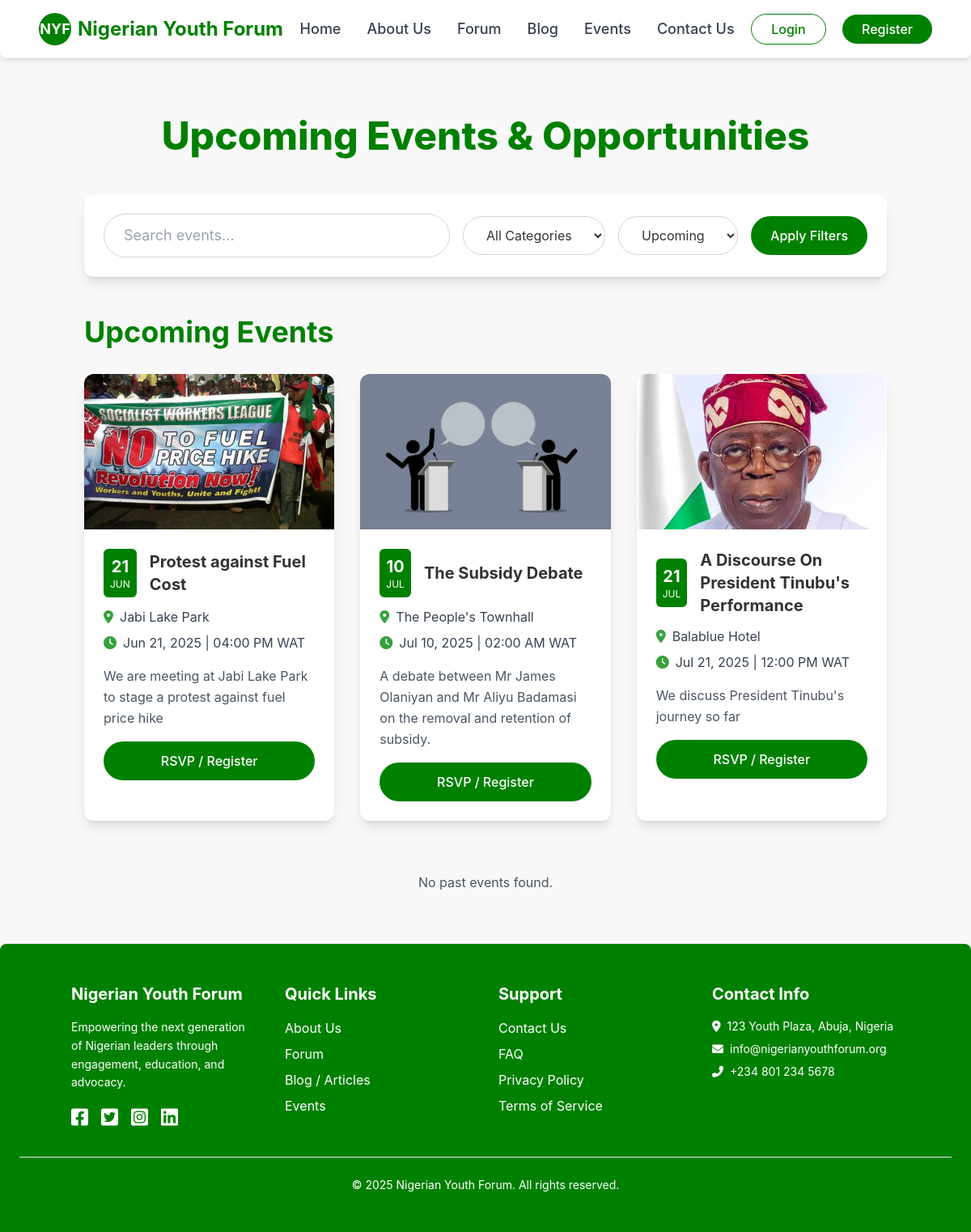
Screenshot of /events/ with the database file from the repository.
### app/models.py (models this page shows, shortened)
class Event(models.Model):
    title = models.CharField(max_length=255)
    description = models.TextField()
    date_time = models.DateTimeField()
    location = models.CharField(max_length=255) # E.g., "Online Webinar (Zoom)", "Abuja Conference Center"
    category = models.CharField(
        max_length=50,
        choices=[
            ('webinar', 'Webinar'),
            ('town_hall', 'Town Hall'),
            ('workshop', 'Workshop'),
            ('conference', 'Conference'),
            ('other', 'Other'),
        ],
        default='other'
    )
    image = models.ImageField(upload_to='events/', blank=True, null=True)
    organizer = models.CharField(max_length=100, blank=True, null=True)
    registration_link = models.URLField(max_length=500, blank=True, null=True)
    created_at = models.DateTimeField(auto_now_add=True)
    updated_at = models.DateTimeField(auto_now=True)
    class Meta:
        ordering = ['date_time'] # Order events by date and time

### app/views.py (the view)
# urls.py: path('events/', views.events_view, name='events'),
def events_view(request):
    upcoming_events = Event.objects.filter(date_time__gte=timezone.now()).order_by('date_time')
    past_events = Event.objects.filter(date_time__lt=timezone.now()).order_by('-date_time')
    query = request.GET.get('q')
    category = request.GET.get('category')
    if query:
        upcoming_events = upcoming_events.filter(title__icontains=query)
        past_events = past_events.filter(title__icontains=query)
    if category and category != 'all':
        upcoming_events = upcoming_events.filter(category=category)
        past_events = past_events.filter(category=category)
    context = {
        'upcoming_events': upcoming_events,
        'past_events': past_events,
        'current_query': query,
        'current_category': category,
        'categories': Event.category.field.choices,
    }
    return render(request, 'app/events.html', context)

### app/templates/app/events.html (shortened to what this page needs)
{% extends 'app/layout.html' %}
{% block content %}
    <div class="container mx-auto px-4 py-16">
        <h1 class="text-5xl font-extrabold text-primary-green text-center mb-12">Upcoming Events & Opportunities</h1>
        <div class="flex flex-col md:flex-row justify-between items-center bg-white rounded-xl shadow-lg p-6 mb-12">
            <form method="get" action="{% url 'events' %}" class="w-full flex flex-col md:flex-row items-center justify-between gap-4">
                <input type="text" name="q" placeholder="Search events..." class="flex-grow px-6 py-3 border border-gray-300 rounded-full focus:outline-none focus:border-primary-green transition-colors text-lg" value="{{ current_query|default:'' }}">
                <select name="category" class="px-6 py-3 border border-gray-300 rounded-full focus:outline-none focus:border-primary-green bg-white text-dark-text">
                    <option value="all">All Categories</option>
                </select>
                <select name="sort" class="px-6 py-3 border border-gray-300 rounded-full focus:outline-none focus:border-primary-green bg-white text-dark-text">
                    <option value="upcoming">Upcoming</option>
                </select>
                <button type="submit" class="bg-primary-green text-white px-6 py-3 rounded-full hover:bg-secondary-green transition-colors font-medium">Apply Filters</button>
            </form>
        </div>
        {% if upcoming_events %}
        <h2 class="text-4xl font-bold text-primary-green mb-8">Upcoming Events</h2>
        <div class="grid grid-cols-1 md:grid-cols-2 lg:grid-cols-3 gap-8 mb-16">
            {% for event in upcoming_events %}
            <div class="bg-white rounded-xl shadow-lg overflow-hidden transform hover:scale-105 transition-transform duration-300">
                {% if event.image %}
                    <img src="{{ event.image.url }}" alt="{{ event.title }} Image" class="w-full h-48 object-cover">
                {% else %}
                    <img src="https://placehold.co/600x300/008000/FFFFFF?text={{ event.title|truncatechars:15 }}" alt="Placeholder" class="w-full h-48 object-cover">
                {% endif %}
                <div class="p-6">
                    <div class="flex items-center mb-3">
                        <div class="bg-primary-green text-white p-2 rounded-md text-center flex-shrink-0">
                            <p class="text-xl font-bold">{{ event.date_time|date:"d" }}</p>
                            <p class="text-xs">{{ event.date_time|date:"M"|upper }}</p>
                        </div>
                        <h3 class="text-xl font-bold text-dark-text ml-4">{{ event.title }}</h3>
                    </div>
                    <p class="text-gray-700 mb-2"><i class="fas fa-map-marker-alt mr-2 text-secondary-green"></i>{{ event.location }}</p>
                    <p class="text-gray-700 mb-4"><i class="fas fa-clock mr-2 text-secondary-green"></i>{{ event.date_time|date:"M d, Y" }} | {{ event.date_time|time:"h:i A" }} WAT</p>
                    <p class="text-gray-600 leading-relaxed mb-4">{{ event.description|truncatechars:100 }}</p>
                    {% if event.registration_link %}
                        <a href="{{ event.registration_link }}" target="_blank" class="bg-primary-green text-white px-6 py-3 rounded-full hover:bg-secondary-green transition-colors font-medium w-full text-center block">RSVP / Register</a>
                    {% else %}
                        <button class="bg-gray-400 text-white px-6 py-3 rounded-full w-full cursor-not-allowed" disabled>Registration Closed</button>
                    {% endif %}
                </div>
            </div>
            {% endfor %}
        </div>
        {% else %}
            <p class="text-center text-gray-600 mb-16">No upcoming events found.</p>
        {% endif %}
        {% if past_events %}
        <h2 class="text-4xl font-bold text-primary-green text-center mb-8 mt-16">Past Events</h2>
        <div class="grid grid-cols-1 md:grid-cols-2 lg:grid-cols-3 gap-8 opacity-60">
            {% for event in past_events %}
            <div class="bg-white rounded-xl shadow-lg overflow-hidden">
                {% if event.image %}
                    <img src="{{ event.image.url }}" alt="{{ event.title }} Image" class="w-full h-48 object-cover">
                {% else %}
                    <img src="https://placehold.co/600x300/CCCCCC/666666?text={{ event.title|truncatechars:15 }}" alt="Placeholder" class="w-full h-48 object-cover">
                {% endif %}
                <div class="p-6">
                    <div class="flex items-center mb-3">
                        <div class="bg-gray-400 text-white p-2 rounded-md text-center flex-shrink-0">
                            <p class="text-xl font-bold">{{ event.date_time|date:"d" }}</p>
                            <p class="text-xs">{{ event.date_time|date:"M"|upper }}</p>
                        </div>
                        <h3 class="text-xl font-bold text-dark-text ml-4">{{ event.title }}</h3>
                    </div>
                    <p class="text-gray-700 mb-2"><i class="fas fa-map-marker-alt mr-2"></i>{{ event.location }}</p>
                    <p class="text-gray-700 mb-4"><i class="fas fa-clock mr-2"></i>{{ event.date_time|date:"M d, Y" }}</p>
                    <p class="text-gray-600 leading-relaxed mb-4">{{ event.description|truncatechars:100 }}</p>
                </div>
            </div>
            {% endfor %}
        </div>
        {% else %}
            <p class="text-center text-gray-600 mt-8">No past events found.</p>
        {% endif %}
    </div>
{% endblock %}

### app/templates/app/layout.html (style rules this page uses)
:root { --primary-green: #008000; --secondary-green: #36A13B; --white: #FFFFFF; --off-white: #F8F8F8; --dark-text: #333333; --accent-gray: #777777; }
.bg-primary-green { background-color: var(--primary-green); }
.text-primary-green { color: var(--primary-green); }
.text-secondary-green { color: var(--secondary-green); }
body { font-family: 'Inter', sans-serif; color: var(--dark-text); background-color: var(--off-white); }
html { scroll-behavior: smooth; }
input[type="text"], input[type="email"], input[type="password"], input[type="number"], textarea, select { @apply w-full px-4 py-3 border border-gray-300 rounded-lg focus:outline-none focus:border-primary-green transition-colors; }

### rows the page displays
Event: image (picture), date_time "21", date_time "JUN", title "Protest against Fuel Cost", location "Jabi Lake Park", date_time "Jun 21, 2025", date_time "04:00 PM", description "We are meeting at Jabi Lake Park to stage a protest against fuel price hike"
Event: image (picture), date_time "10", date_time "JUL", title "The Subsidy Debate", location "The People's Townhall", date_time "Jul 10, 2025", date_time "02:00 AM", description "A debate between Mr James Olaniyan and Mr Aliyu Badamasi on the removal and retention of subsidy."
Event: image (picture), date_time "21", date_time "JUL", title "A Discourse On President Tinubu's Performance", location "Balablue Hotel", date_time "Jul 21, 2025", date_time "12:00 PM", description "We discuss President Tinubu's journey so far"
